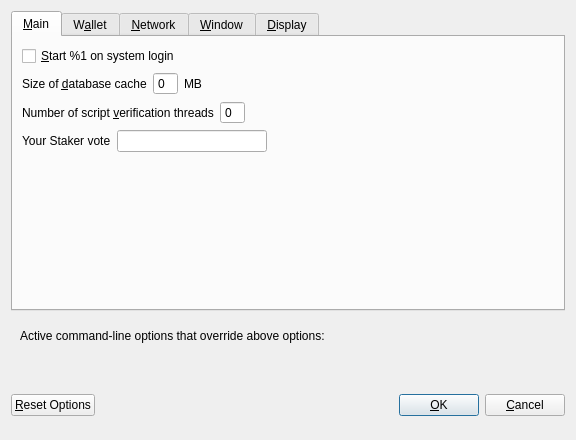
<?xml version="1.0" encoding="UTF-8"?>
<ui version="4.0">
 <class>OptionsDialog</class>
 <widget class="QDialog" name="OptionsDialog">
  <property name="geometry">
   <rect>
    <x>0</x>
    <y>0</y>
    <width>576</width>
    <height>440</height>
   </rect>
  </property>
  <property name="windowTitle">
   <string>Options</string>
  </property>
  <property name="styleSheet">
   <string notr="true">QTabWidget:tab-bar { alignment: left }
QTabBar { alignment: left; }</string>
  </property>
  <property name="modal">
   <bool>true</bool>
  </property>
  <layout class="QVBoxLayout" name="verticalLayout">
   <item>
    <widget class="QTabWidget" name="tabWidget">
     <property name="currentIndex">
      <number>0</number>
     </property>
     <widget class="QWidget" name="tabMain">
      <attribute name="title">
       <string>&amp;Main</string>
      </attribute>
      <layout class="QVBoxLayout" name="verticalLayout_Main">
       <item>
        <widget class="QCheckBox" name="electrumAtStartup">
         <property name="toolTip">
          <string>Automatically start %1 after logging in to the system.</string>
         </property>
         <property name="text">
          <string>&amp;Start %1 on system login</string>
         </property>
        </widget>
       </item>
       <item>
        <layout class="QHBoxLayout" name="horizontalLayout_2_Main">
         <item>
          <widget class="QLabel" name="databaseCacheLabel">
           <property name="text">
            <string>Size of &amp;database cache</string>
           </property>
           <property name="textFormat">
            <enum>Qt::PlainText</enum>
           </property>
           <property name="buddy">
            <cstring>databaseCache</cstring>
           </property>
          </widget>
         </item>
         <item>
          <widget class="QSpinBox" name="databaseCache">
           <property name="frame">
            <bool>true</bool>
           </property>
           <property name="buttonSymbols">
            <enum>QAbstractSpinBox::NoButtons</enum>
           </property>
          </widget>
         </item>
         <item>
          <widget class="QLabel" name="databaseCacheUnitLabel">
           <property name="text">
            <string>MB</string>
           </property>
           <property name="textFormat">
            <enum>Qt::PlainText</enum>
           </property>
          </widget>
         </item>
         <item>
          <spacer name="horizontalSpacer_2_Main">
           <property name="orientation">
            <enum>Qt::Horizontal</enum>
           </property>
           <property name="sizeHint" stdset="0">
            <size>
             <width>40</width>
             <height>20</height>
            </size>
           </property>
          </spacer>
         </item>
        </layout>
       </item>
       <item>
        <layout class="QHBoxLayout" name="horizontalLayout_3_Main">
         <item>
          <widget class="QLabel" name="threadsScriptVerifLabel">
           <property name="text">
            <string>Number of script &amp;verification threads</string>
           </property>
           <property name="textFormat">
            <enum>Qt::PlainText</enum>
           </property>
           <property name="buddy">
            <cstring>threadsScriptVerif</cstring>
           </property>
          </widget>
         </item>
         <item>
          <widget class="QSpinBox" name="threadsScriptVerif">
           <property name="toolTip">
            <string>(0 = auto, &lt;0 = leave that many cores free)</string>
           </property>
           <property name="frame">
            <bool>true</bool>
           </property>
           <property name="buttonSymbols">
            <enum>QAbstractSpinBox::NoButtons</enum>
           </property>
          </widget>
         </item>
         <item>
          <spacer name="horizontalSpacer_3_Main">
           <property name="orientation">
            <enum>Qt::Horizontal</enum>
           </property>
           <property name="sizeHint" stdset="0">
            <size>
             <width>40</width>
             <height>20</height>
            </size>
           </property>
          </spacer>
         </item>
        </layout>
       </item>
       <item>
        <layout class="QHBoxLayout" name="horizontalLayout_2">
         <item>
          <widget class="QLabel" name="voteLabel">
           <property name="sizePolicy">
            <sizepolicy hsizetype="Minimum" vsizetype="Preferred">
             <horstretch>0</horstretch>
             <verstretch>0</verstretch>
            </sizepolicy>
           </property>
           <property name="text">
            <string>Your Staker vote</string>
           </property>
          </widget>
         </item>
         <item>
          <widget class="QLineEdit" name="voteTextField">
           <property name="maximumSize">
            <size>
             <width>150</width>
             <height>16777215</height>
            </size>
           </property>
          </widget>
         </item>
         <item>
          <spacer name="horizontalSpacer">
           <property name="orientation">
            <enum>Qt::Horizontal</enum>
           </property>
           <property name="sizeHint" stdset="0">
            <size>
             <width>40</width>
             <height>20</height>
            </size>
           </property>
          </spacer>
         </item>
        </layout>
       </item>
       <item>
        <layout class="QHBoxLayout" name="horizontalLayout_3">
         <item>
          <widget class="QLabel" name="voteQuestionLabel">
           <property name="text">
            <string/>
           </property>
          </widget>
         </item>
        </layout>
       </item>
       <item>
        <spacer name="verticalSpacer_Main">
         <property name="orientation">
          <enum>Qt::Vertical</enum>
         </property>
         <property name="sizeHint" stdset="0">
          <size>
           <width>20</width>
           <height>40</height>
          </size>
         </property>
        </spacer>
       </item>
      </layout>
     </widget>
     <widget class="QWidget" name="tabWallet">
      <attribute name="title">
       <string>W&amp;allet</string>
      </attribute>
      <layout class="QVBoxLayout" name="verticalLayout_Wallet">
       <item>
        <widget class="QGroupBox" name="groupBox">
         <property name="title">
          <string>Expert</string>
         </property>
         <layout class="QVBoxLayout" name="verticalLayout_2">
          <item>
           <widget class="QCheckBox" name="coinControlFeatures">
            <property name="toolTip">
             <string>Whether to show coin control features or not.</string>
            </property>
            <property name="text">
             <string>Enable coin &amp;control features</string>
            </property>
           </widget>
          </item>
          <item>
           <widget class="QCheckBox" name="spendZeroConfChange">
            <property name="toolTip">
             <string>If you disable the spending of unconfirmed change, the change from a transaction cannot be used until that transaction has at least one confirmation. This also affects how your balance is computed.</string>
            </property>
            <property name="text">
             <string>&amp;Spend unconfirmed change</string>
            </property>
           </widget>
          </item>
         </layout>
        </widget>
       </item>
       <item>
        <spacer name="verticalSpacer_Wallet">
         <property name="orientation">
          <enum>Qt::Vertical</enum>
         </property>
         <property name="sizeHint" stdset="0">
          <size>
           <width>20</width>
           <height>40</height>
          </size>
         </property>
        </spacer>
       </item>
      </layout>
     </widget>
     <widget class="QWidget" name="tabNetwork">
      <attribute name="title">
       <string>&amp;Network</string>
      </attribute>
      <layout class="QVBoxLayout" name="verticalLayout_Network">
       <item>
        <widget class="QCheckBox" name="mapPortUpnp">
         <property name="toolTip">
          <string>Automatically open the Electrum client port on the router. This only works when your router supports UPnP and it is enabled.</string>
         </property>
         <property name="text">
          <string>Map port using &amp;UPnP</string>
         </property>
        </widget>
       </item>
       <item>
        <widget class="QCheckBox" name="allowIncoming">
         <property name="toolTip">
          <string>Accept connections from outside</string>
         </property>
         <property name="text">
          <string>Allow incoming connections</string>
         </property>
        </widget>
       </item>
       <item>
        <widget class="QCheckBox" name="connectSocks">
         <property name="toolTip">
          <string>Connect to the Electrum network through a SOCKS5 proxy.</string>
         </property>
         <property name="text">
          <string>&amp;Connect through SOCKS5 proxy (default proxy):</string>
         </property>
        </widget>
       </item>
       <item>
        <layout class="QHBoxLayout" name="horizontalLayout_1_Network">
         <item>
          <widget class="QLabel" name="proxyIpLabel">
           <property name="text">
            <string>Proxy &amp;IP:</string>
           </property>
           <property name="textFormat">
            <enum>Qt::PlainText</enum>
           </property>
           <property name="buddy">
            <cstring>proxyIp</cstring>
           </property>
          </widget>
         </item>
         <item>
          <widget class="QValidatedLineEdit" name="proxyIp">
           <property name="minimumSize">
            <size>
             <width>140</width>
             <height>0</height>
            </size>
           </property>
           <property name="maximumSize">
            <size>
             <width>140</width>
             <height>16777215</height>
            </size>
           </property>
           <property name="toolTip">
            <string>IP address of the proxy (e.g. IPv4: 127.0.0.1 / IPv6: ::1)</string>
           </property>
          </widget>
         </item>
         <item>
          <widget class="QLabel" name="proxyPortLabel">
           <property name="text">
            <string>&amp;Port:</string>
           </property>
           <property name="textFormat">
            <enum>Qt::PlainText</enum>
           </property>
           <property name="buddy">
            <cstring>proxyPort</cstring>
           </property>
          </widget>
         </item>
         <item>
          <widget class="QLineEdit" name="proxyPort">
           <property name="minimumSize">
            <size>
             <width>55</width>
             <height>0</height>
            </size>
           </property>
           <property name="maximumSize">
            <size>
             <width>55</width>
             <height>16777215</height>
            </size>
           </property>
           <property name="toolTip">
            <string>Port of the proxy (e.g. 9050)</string>
           </property>
          </widget>
         </item>
         <item>
          <spacer name="horizontalSpacer_1_Network">
           <property name="orientation">
            <enum>Qt::Horizontal</enum>
           </property>
           <property name="sizeHint" stdset="0">
            <size>
             <width>40</width>
             <height>20</height>
            </size>
           </property>
          </spacer>
         </item>
        </layout>
       </item>
       <item>
        <layout class="QHBoxLayout" name="horizontalLayout_2_Network">
         <item>
          <widget class="QLabel" name="proxyActiveNets">
           <property name="text">
            <string>Used for reaching peers via:</string>
           </property>
           <property name="textFormat">
            <enum>Qt::PlainText</enum>
           </property>
          </widget>
         </item>
         <item>
          <widget class="QCheckBox" name="proxyReachIPv4">
           <property name="enabled">
            <bool>false</bool>
           </property>
           <property name="toolTip">
            <string>Shows, if the supplied default SOCKS5 proxy is used to reach peers via this network type.</string>
           </property>
           <property name="text">
            <string/>
           </property>
          </widget>
         </item>
         <item>
          <widget class="QLabel" name="proxyReachIPv4Label">
           <property name="text">
            <string>IPv4</string>
           </property>
           <property name="textFormat">
            <enum>Qt::PlainText</enum>
           </property>
          </widget>
         </item>
         <item>
          <widget class="QCheckBox" name="proxyReachIPv6">
           <property name="enabled">
            <bool>false</bool>
           </property>
           <property name="toolTip">
            <string>Shows, if the supplied default SOCKS5 proxy is used to reach peers via this network type.</string>
           </property>
           <property name="text">
            <string/>
           </property>
          </widget>
         </item>
         <item>
          <widget class="QLabel" name="proxyReachIPv6Label">
           <property name="text">
            <string>IPv6</string>
           </property>
           <property name="textFormat">
            <enum>Qt::PlainText</enum>
           </property>
          </widget>
         </item>
         <item>
          <widget class="QCheckBox" name="proxyReachTor">
           <property name="enabled">
            <bool>false</bool>
           </property>
           <property name="toolTip">
            <string>Shows, if the supplied default SOCKS5 proxy is used to reach peers via this network type.</string>
           </property>
           <property name="text">
            <string/>
           </property>
          </widget>
         </item>
         <item>
          <widget class="QLabel" name="proxyReachTorLabel">
           <property name="text">
            <string>Tor</string>
           </property>
           <property name="textFormat">
            <enum>Qt::PlainText</enum>
           </property>
          </widget>
         </item>
         <item>
          <spacer name="horizontalSpacer_2_Network">
           <property name="orientation">
            <enum>Qt::Horizontal</enum>
           </property>
           <property name="sizeHint" stdset="0">
            <size>
             <width>40</width>
             <height>20</height>
            </size>
           </property>
          </spacer>
         </item>
        </layout>
       </item>
       <item>
        <widget class="QCheckBox" name="connectSocksTor">
         <property name="toolTip">
          <string>Connect to the Electrum network through a separate SOCKS5 proxy for Tor hidden services.</string>
         </property>
         <property name="text">
          <string>Use separate SOCKS5 proxy to reach peers via Tor hidden services:</string>
         </property>
        </widget>
       </item>
       <item>
        <layout class="QHBoxLayout" name="horizontalLayout_3_Network">
         <item>
          <widget class="QLabel" name="proxyIpTorLabel">
           <property name="text">
            <string>Proxy &amp;IP:</string>
           </property>
           <property name="textFormat">
            <enum>Qt::PlainText</enum>
           </property>
           <property name="buddy">
            <cstring>proxyIpTor</cstring>
           </property>
          </widget>
         </item>
         <item>
          <widget class="QValidatedLineEdit" name="proxyIpTor">
           <property name="minimumSize">
            <size>
             <width>140</width>
             <height>0</height>
            </size>
           </property>
           <property name="maximumSize">
            <size>
             <width>140</width>
             <height>16777215</height>
            </size>
           </property>
           <property name="toolTip">
            <string>IP address of the proxy (e.g. IPv4: 127.0.0.1 / IPv6: ::1)</string>
           </property>
          </widget>
         </item>
         <item>
          <widget class="QLabel" name="proxyPortTorLabel">
           <property name="text">
            <string>&amp;Port:</string>
           </property>
           <property name="textFormat">
            <enum>Qt::PlainText</enum>
           </property>
           <property name="buddy">
            <cstring>proxyPortTor</cstring>
           </property>
          </widget>
         </item>
         <item>
          <widget class="QLineEdit" name="proxyPortTor">
           <property name="minimumSize">
            <size>
             <width>55</width>
             <height>0</height>
            </size>
           </property>
           <property name="maximumSize">
            <size>
             <width>55</width>
             <height>16777215</height>
            </size>
           </property>
           <property name="toolTip">
            <string>Port of the proxy (e.g. 9050)</string>
           </property>
          </widget>
         </item>
         <item>
          <spacer name="horizontalSpacer_4_Network">
           <property name="orientation">
            <enum>Qt::Horizontal</enum>
           </property>
           <property name="sizeHint" stdset="0">
            <size>
             <width>40</width>
             <height>20</height>
            </size>
           </property>
          </spacer>
         </item>
        </layout>
       </item>
       <item>
        <spacer name="verticalSpacer_Network">
         <property name="orientation">
          <enum>Qt::Vertical</enum>
         </property>
         <property name="sizeHint" stdset="0">
          <size>
           <width>20</width>
           <height>40</height>
          </size>
         </property>
        </spacer>
       </item>
      </layout>
     </widget>
     <widget class="QWidget" name="tabWindow">
      <attribute name="title">
       <string>&amp;Window</string>
      </attribute>
      <layout class="QVBoxLayout" name="verticalLayout_Window">
       <item>
        <widget class="QCheckBox" name="hideTrayIcon">
         <property name="toolTip">
          <string>&amp;Hide the icon from the system tray.</string>
         </property>
         <property name="text">
          <string>Hide tray icon</string>
         </property>
        </widget>
       </item>
       <item>
        <widget class="QCheckBox" name="minimizeToTray">
         <property name="toolTip">
          <string>Show only a tray icon after minimizing the window.</string>
         </property>
         <property name="text">
          <string>&amp;Minimize to the tray instead of the taskbar</string>
         </property>
        </widget>
       </item>
       <item>
        <widget class="QCheckBox" name="minimizeOnClose">
         <property name="toolTip">
          <string>Minimize instead of exit the application when the window is closed. When this option is enabled, the application will be closed only after selecting Exit in the menu.</string>
         </property>
         <property name="text">
          <string>M&amp;inimize on close</string>
         </property>
        </widget>
       </item>
       <item>
        <spacer name="verticalSpacer_Window">
         <property name="orientation">
          <enum>Qt::Vertical</enum>
         </property>
         <property name="sizeHint" stdset="0">
          <size>
           <width>20</width>
           <height>40</height>
          </size>
         </property>
        </spacer>
       </item>
      </layout>
     </widget>
     <widget class="QWidget" name="tabDisplay">
      <attribute name="title">
       <string>&amp;Display</string>
      </attribute>
      <layout class="QVBoxLayout" name="verticalLayout_Display">
       <item>
        <layout class="QHBoxLayout" name="horizontalLayout_1_Display">
         <item>
          <widget class="QLabel" name="langLabel">
           <property name="text">
            <string>User Interface &amp;language:</string>
           </property>
           <property name="textFormat">
            <enum>Qt::PlainText</enum>
           </property>
           <property name="buddy">
            <cstring>lang</cstring>
           </property>
          </widget>
         </item>
         <item>
          <widget class="QValueComboBox" name="lang">
           <property name="toolTip">
            <string>The user interface language can be set here. This setting will take effect after restarting %1.</string>
           </property>
          </widget>
         </item>
        </layout>
       </item>
       <item>
        <layout class="QHBoxLayout" name="horizontalLayout_2_Display">
         <item>
          <widget class="QLabel" name="unitLabel">
           <property name="text">
            <string>&amp;Unit to show amounts in:</string>
           </property>
           <property name="textFormat">
            <enum>Qt::PlainText</enum>
           </property>
           <property name="buddy">
            <cstring>unit</cstring>
           </property>
          </widget>
         </item>
         <item>
          <widget class="QValueComboBox" name="unit">
           <property name="toolTip">
            <string>Choose the default subdivision unit to show in the interface and when sending coins.</string>
           </property>
           <property name="styleSheet">
            <string notr="true"/>
           </property>
           <property name="editable">
            <bool>true</bool>
           </property>
           <property name="insertPolicy">
            <enum>QComboBox::NoInsert</enum>
           </property>
          </widget>
         </item>
        </layout>
       </item>
       <item>
        <layout class="QHBoxLayout" name="horizontalLayout_5_Display">
         <item>
          <widget class="QLabel" name="digitsLabel">
           <property name="text">
            <string>Decimal digits</string>
           </property>
          </widget>
         </item>
         <item>
          <widget class="QValueComboBox" name="digits"/>
         </item>
        </layout>
       </item>
       <item>
        <layout class="QHBoxLayout" name="horizontalLayout_3_Display">
         <item>
          <widget class="QLabel" name="thirdPartyTxUrlsLabel">
           <property name="toolTip">
            <string>Third party URLs (e.g. a block explorer) that appear in the transactions tab as context menu items. %s in the URL is replaced by transaction hash. Multiple URLs are separated by vertical bar |.</string>
           </property>
           <property name="text">
            <string>Third party transaction URLs</string>
           </property>
           <property name="buddy">
            <cstring>thirdPartyTxUrls</cstring>
           </property>
          </widget>
         </item>
         <item>
          <widget class="QLineEdit" name="thirdPartyTxUrls">
           <property name="sizePolicy">
            <sizepolicy hsizetype="Preferred" vsizetype="Fixed">
             <horstretch>0</horstretch>
             <verstretch>0</verstretch>
            </sizepolicy>
           </property>
           <property name="toolTip">
            <string>Third party URLs (e.g. a block explorer) that appear in the transactions tab as context menu items. %s in the URL is replaced by transaction hash. Multiple URLs are separated by vertical bar |.</string>
           </property>
           <property name="styleSheet">
            <string notr="true"/>
           </property>
          </widget>
         </item>
        </layout>
       </item>
       <item>
        <spacer name="verticalSpacer_Display">
         <property name="orientation">
          <enum>Qt::Vertical</enum>
         </property>
         <property name="sizeHint" stdset="0">
          <size>
           <width>20</width>
           <height>40</height>
          </size>
         </property>
        </spacer>
       </item>
      </layout>
     </widget>
    </widget>
   </item>
   <item>
    <widget class="QFrame" name="frame">
     <layout class="QVBoxLayout" name="verticalLayout_Bottom">
      <item>
       <layout class="QHBoxLayout" name="horizontalLayout_Bottom">
        <item>
         <widget class="QLabel" name="overriddenByCommandLineInfoLabel">
          <property name="text">
           <string>Active command-line options that override above options:</string>
          </property>
          <property name="textFormat">
           <enum>Qt::PlainText</enum>
          </property>
         </widget>
        </item>
        <item>
         <spacer name="horizontalSpacer_Bottom">
          <property name="orientation">
           <enum>Qt::Horizontal</enum>
          </property>
          <property name="sizeHint" stdset="0">
           <size>
            <width>40</width>
            <height>20</height>
           </size>
          </property>
         </spacer>
        </item>
       </layout>
      </item>
      <item>
       <widget class="QLabel" name="overriddenByCommandLineLabel">
        <property name="text">
         <string/>
        </property>
        <property name="textFormat">
         <enum>Qt::PlainText</enum>
        </property>
        <property name="wordWrap">
         <bool>true</bool>
        </property>
       </widget>
      </item>
     </layout>
    </widget>
   </item>
   <item>
    <layout class="QHBoxLayout" name="horizontalLayout_Buttons">
     <item>
      <layout class="QVBoxLayout" name="verticalLayout_Buttons">
       <item>
        <widget class="QPushButton" name="resetButton">
         <property name="toolTip">
          <string>Reset all client options to default.</string>
         </property>
         <property name="text">
          <string>&amp;Reset Options</string>
         </property>
         <property name="autoDefault">
          <bool>false</bool>
         </property>
        </widget>
       </item>
      </layout>
     </item>
     <item>
      <spacer name="horizontalSpacer_1">
       <property name="orientation">
        <enum>Qt::Horizontal</enum>
       </property>
       <property name="sizeHint" stdset="0">
        <size>
         <width>40</width>
         <height>48</height>
        </size>
       </property>
      </spacer>
     </item>
     <item>
      <widget class="QLabel" name="statusLabel">
       <property name="minimumSize">
        <size>
         <width>200</width>
         <height>0</height>
        </size>
       </property>
       <property name="font">
        <font>
         <weight>75</weight>
         <bold>true</bold>
        </font>
       </property>
       <property name="text">
        <string/>
       </property>
       <property name="textFormat">
        <enum>Qt::PlainText</enum>
       </property>
       <property name="wordWrap">
        <bool>true</bool>
       </property>
      </widget>
     </item>
     <item>
      <spacer name="horizontalSpacer_2">
       <property name="orientation">
        <enum>Qt::Horizontal</enum>
       </property>
       <property name="sizeHint" stdset="0">
        <size>
         <width>40</width>
         <height>48</height>
        </size>
       </property>
      </spacer>
     </item>
     <item>
      <widget class="QPushButton" name="okButton">
       <property name="text">
        <string>&amp;OK</string>
       </property>
       <property name="autoDefault">
        <bool>false</bool>
       </property>
       <property name="default">
        <bool>true</bool>
       </property>
      </widget>
     </item>
     <item>
      <widget class="QPushButton" name="cancelButton">
       <property name="text">
        <string>&amp;Cancel</string>
       </property>
       <property name="autoDefault">
        <bool>false</bool>
       </property>
      </widget>
     </item>
    </layout>
   </item>
  </layout>
 </widget>
 <customwidgets>
  <customwidget>
   <class>QValidatedLineEdit</class>
   <extends>QLineEdit</extends>
   <header>qvalidatedlineedit.h</header>
  </customwidget>
  <customwidget>
   <class>QValueComboBox</class>
   <extends>QComboBox</extends>
   <header>qvaluecombobox.h</header>
  </customwidget>
 </customwidgets>
 <resources/>
 <connections/>
</ui>
